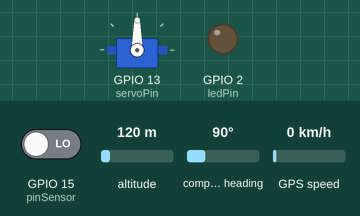
This sketch was run on a simulated ESP32. Shown: servo, output pins drawn as LEDs (lit = HIGH). Inputs (shaded band) come from the test bench; at power-on: GPIO 15 (pinSensor) LOW, altitude 120 m, compass heading 90°, GPS speed 0 km/h. WiFi joins after 1.5 s; servers stay silent unless stated; EEPROM starts erased; the GPS gets a fix after 3 s at 37.7749, -122.4194 with 8 satellites; the Firebase database answers and starts empty; what the sketch prints to the serial monitor is not drawn.

Above: at 20.5 s.
20.6 s: GPIO 15 (pinSensor) driven HIGH
At 22.0 s:
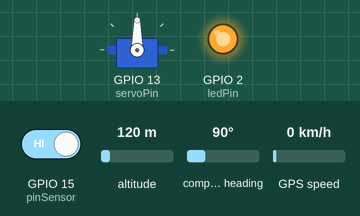
At 23.4 s:
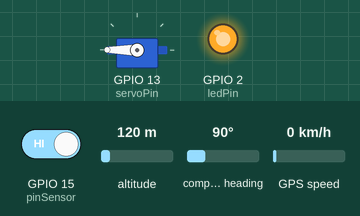
27.7 s: GPIO 15 (pinSensor) driven LOW
At 30.3 s:
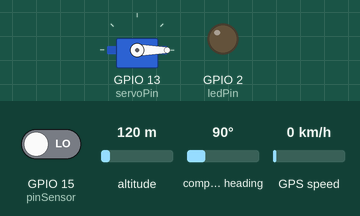
Timing chart, 0 to 31.8 s (numbered marks = the images above; inputs shaded):
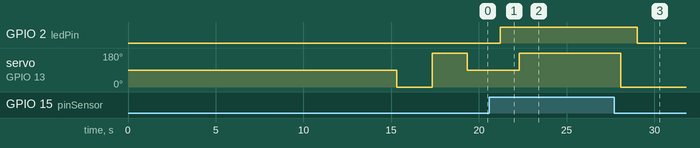

Measured:
- after the input at 20.6 s, GPIO 2 (ledPin): LOW → HIGH after 0.61 s; servo on GPIO 13 (servoPin): 90° → 180° after 1.7 s
- after the input at 27.7 s, GPIO 2 (ledPin): HIGH → LOW after 1.3 s; servo on GPIO 13 (servoPin): goes on until 28.1 s, then stays 0°

The sketch:

seguridadAntiRobo.ino
```cpp
// ============================================================================
// BIBLIOTECAS REQUERIDAS
// ============================================================================
#include <WiFi.h>                    // Conexión WiFi
#include <Firebase_ESP_Client.h>      // Cliente Firebase para ESP32
#include <HardwareSerial.h>           // Comunicación serie adicional
#include <TinyGPSPlus.h>              // Decodificación de datos GPS
#include <Preferences.h>              // Almacenamiento persistente en memoria
#include <ESP32Servo.h>               // Control de servomotor

// ============================================================================
// OBJETOS GLOBALES
// ============================================================================
HardwareSerial gpsSerial(1);          // Puerto serie para GPS (UART1)
TinyGPSPlus gps;                      // Objeto para procesar datos GPS
Preferences preferences;               // Objeto para almacenamiento local
Servo servo;                          // Objeto para control del servomotor


// ============================================================================
// CONFIGURACIÓN DE FIREBASE
// ============================================================================
#define API_KEY "AIzaSyA1bqkhq6z446SbqKJRgqE4j-xOy5vyKGo"
#define DATABASE_URL "https://seguridadantirobovehiculo-default-rtdb.firebaseio.com"

// Credenciales de usuario registrado en Firebase Authentication
#define USER_EMAIL "javier.ordonez.barra@gmail.com"
#define USER_PASSWORD "1256347xd"

// Objetos de Firebase para comunicación con la base de datos
FirebaseData fbdo;        // Objeto para operaciones de datos
FirebaseAuth auth;         // Objeto para autenticación
FirebaseConfig config;     // Objeto para configuración

// ============================================================================
// CONFIGURACIÓN DE PINES
// ============================================================================
const int pinSensor = 15;  // Pin del sensor de vibración
const int ledPin = 2;      // Pin del LED indicador
const int servoPin = 13;   // Pin de control del servomotor

// ============================================================================
// VARIABLES DE CONTROL DEL SISTEMA
// ============================================================================
bool estaActivado = false;           // Estado del sistema de bloqueo
unsigned long tiempoActivado = 0;    // Timestamp de activación del bloqueo

// ============================================================================
// CONFIGURACIÓN DE RED TEMPORAL
// ============================================================================
// Red WiFi temporal para acceso inicial a Firebase
// Esta red permite obtener las credenciales reales desde la base de datos
const char* TEMP_WIFI_SSID = "Javier";     // 🔁 Reemplaza por tu red WiFi
const char* TEMP_WIFI_PASS = "1234javi";   // 🔁 Reemplaza por tu contraseña

void setup() {
  // ============================================================================
  // INICIALIZACIÓN DE HARDWARE
  // ============================================================================
  Serial.begin(115200);                    // Inicializar comunicación serie
  Serial.println("🚗 Sistema de Seguridad Anti-Robo Vehicular");
  Serial.println("=============================================");

  // Configuración del servomotor
  servo.setPeriodHertz(50);                // Frecuencia típica de servos (50Hz)
  servo.attach(servoPin);                  // Conectar servo al pin 13

  // Configuración de pines
  pinMode(pinSensor, INPUT);               // Sensor de vibración como entrada
  pinMode(ledPin, OUTPUT);                 // LED indicador como salida

  // Configuración del GPS
  gpsSerial.begin(9600, SERIAL_8N1, 16, 17); // GPS en pines 16(RX), 17(TX)
  delay(1000);                             // Tiempo de estabilización

  // ============================================================================
  // FASE 1: CONEXIÓN A RED TEMPORAL
  // ============================================================================
  Serial.println("🔌 Conectando a red temporal...");
  WiFi.begin(TEMP_WIFI_SSID, TEMP_WIFI_PASS);

  // Intentar conexión con timeout de 10 segundos
  unsigned long start = millis();
  while (WiFi.status() != WL_CONNECTED && millis() - start < 10000) {
    Serial.print(".");
    delay(300);
  }

  if (WiFi.status() != WL_CONNECTED) {
    Serial.println("\n❌ No se pudo conectar a red temporal.");
    return;
  }
  Serial.println("\n✅ Conectado a red temporal.");

  // ============================================================================
  // FASE 2: INICIALIZACIÓN DE FIREBASE
  // ============================================================================
  Serial.println("🔥 Configurando Firebase...");
  config.api_key = API_KEY;
  config.database_url = DATABASE_URL;
  auth.user.email = USER_EMAIL;
  auth.user.password = USER_PASSWORD;
  Firebase.begin(&config, &auth);
  Firebase.reconnectWiFi(true);

  Serial.println("⏳ Esperando autenticación de Firebase...");
  while (!Firebase.ready()) {
    delay(100);
  }
  Serial.println("✅ Firebase autenticado correctamente.");

  // ============================================================================
  // FASE 3: OBTENCIÓN DE CREDENCIALES WIFI REALES
  // ============================================================================
  String ssid, password;
  if (obtenerCredencialesWiFi(ssid, password)) {
    Serial.println("🔐 Credenciales WiFi obtenidas desde Firebase:");
    Serial.println("SSID: " + ssid);

    // Guardar credenciales en memoria persistente
    preferences.begin("wifi", false);
    preferences.putString("ssid", ssid);
    preferences.putString("pass", password);
    preferences.end();

    // ============================================================================
    // FASE 4: RECONEXIÓN A RED CONFIGURADA
    // ============================================================================
    Serial.println("🔄 Cambiando a red configurada...");
    WiFi.disconnect(true);
    delay(1000);
    WiFi.begin(ssid.c_str(), password.c_str());

    // Intentar conexión con timeout de 10 segundos
    unsigned long attempt = millis();
    while (WiFi.status() != WL_CONNECTED && millis() - attempt < 10000) {
      Serial.print("*");
      delay(300);
    }

    if (WiFi.status() == WL_CONNECTED) {
      Serial.println("\n✅ Conectado a red configurada desde la aplicación.");

      // ============================================================================
      // FASE 5: RENOVACIÓN DE TOKEN FIREBASE
      // ============================================================================
      Serial.println("🔄 Renovando token de Firebase...");
      auth.token.uid.clear();              // Limpiar UID anterior
      Firebase.begin(&config, &auth);
      Firebase.reconnectWiFi(true);

      // Esperar regeneración del token con timeout de 10 segundos
      Serial.println("⏳ Esperando nuevo token...");
      unsigned long tokenStart = millis();
      while ((auth.token.uid == "") && (millis() - tokenStart < 10000)) {
        Firebase.refreshToken(&config);
        delay(200);
      }

      if (auth.token.uid != "") {
        Serial.println("✅ Token renovado correctamente.");
      } else {
        Serial.println("❌ No se pudo obtener nuevo token.");
      }

    } else {
      Serial.println("\n❌ No se pudo conectar a la red configurada.");
    }

  } else {
    Serial.println("❌ No se pudieron obtener credenciales desde Firebase.");
  }

  // ============================================================================
  // PRUEBA DE FUNCIONAMIENTO DEL SERVOMOTOR
  // ============================================================================
  Serial.println("🔧 Probando servomotor...");
  Serial.println("🟢 Giro a 0° (posición inicial)");
  servo.write(0);
  delay(2000);

  Serial.println("🟡 Giro a 180° (posición de bloqueo)");
  servo.write(180);
  delay(2000);

  Serial.println("🔵 Giro a 90° (posición neutral)");
  servo.write(90);

  Serial.println("✅ Sistema inicializado correctamente.");
  Serial.println("=============================================");
}


void loop() {
  // ============================================================================
  // LECTURA DE SENSORES
  // ============================================================================
  int estado = digitalRead(pinSensor);     // Leer estado del sensor de vibración
  bool vibracion = vibracionDetectada(estado); // Procesar señal de vibración

  // ============================================================================
  // PROCESAMIENTO DE DATOS GPS
  // ============================================================================
  // Leer datos del GPS si están disponibles
  while (gpsSerial.available() > 0) {
    char c = gpsSerial.read();
    gps.encode(c);                         // Decodificar datos GPS
  }

  // Si hay nuevos datos de ubicación GPS, procesarlos y enviar a Firebase
  if (gps.location.isUpdated()) {
    // Extraer datos de ubicación y movimiento
    double latitude = gps.location.lat();   // Latitud
    double longitude = gps.location.lng();  // Longitud
    double altitude = gps.altitude.meters(); // Altitud en metros
    double speed = gps.speed.kmph();        // Velocidad en km/h

    // Extraer datos de fecha y hora UTC
    int year = gps.date.year();
    int month = gps.date.month();
    int day = gps.date.day();
    int hour = gps.time.hour();
    int minute = gps.time.minute();
    int second = gps.time.second();

    // Ruta en Firebase para datos GPS del usuario actual
    String gpsPath = "/UsersData/" + String(auth.token.uid.c_str()) + "/gps";

    // Enviar datos GPS a Firebase
    Firebase.RTDB.setDouble(&fbdo, gpsPath + "/latitud", latitude);
    Firebase.RTDB.setDouble(&fbdo, gpsPath + "/longitud", longitude);
    Firebase.RTDB.setDouble(&fbdo, gpsPath + "/altitud", altitude);
    Firebase.RTDB.setDouble(&fbdo, gpsPath + "/velocidad", speed);

    // Formatear fecha y hora UTC como string
    char fechaHoraUTC[25];
    sprintf(fechaHoraUTC, "%04d-%02d-%02d %02d:%02d:%02d", year, month, day, hour, minute, second);

    Firebase.RTDB.setString(&fbdo, gpsPath + "/fechaHoraUTC", fechaHoraUTC);

    // Mostrar datos GPS en consola
    Serial.println("---- Datos GPS ----");
    Serial.print("Latitud: "); Serial.println(latitude, 6);
    Serial.print("Longitud: "); Serial.println(longitude, 6);
    Serial.print("Altitud: "); Serial.print(altitude); Serial.println(" m");
    Serial.print("Velocidad: "); Serial.print(speed); Serial.println(" km/h");
    Serial.print("Fecha UTC: "); Serial.println(fechaHoraUTC);
    Serial.println("-------------------");
  }


  // ============================================================================
  // ENVÍO DE DATOS DE SENSOR A FIREBASE
  // ============================================================================
  if (Firebase.ready()) {
    // Ruta segura asociada al UID del usuario autenticado
    String path = "/UsersData/" + String(auth.token.uid.c_str()) + "/sensor";

    // Enviar estado de vibración a Firebase
    if (Firebase.RTDB.setBool(&fbdo, path + "/vibracion", vibracion)) {
      Serial.println("✅ Estado de vibración enviado a Firebase.");
    } else {
      Serial.print("❌ Error al enviar vibración: ");
      Serial.println(fbdo.errorReason());
    }

    // Enviar timestamp de última detección
    if (Firebase.RTDB.setTimestamp(&fbdo, path + "/ultimaVez")) {
      Serial.println("✅ Timestamp de detección enviado.");
    } else {
      Serial.print("❌ Error al enviar timestamp: ");
      Serial.println(fbdo.errorReason());
    }
  }

  // Mostrar estado de vibración en consola
  Serial.println(vibracion ? "🔴 VIBRACIÓN DETECTADA" : "🟢 Sin vibración");


  // ============================================================================
  // SISTEMA DE BLOQUEO DE FRENOS CON SERVOMOTOR
  // ============================================================================

  // ACTIVACIÓN DEL BLOQUEO: Si detecta vibración y el sistema no está activado
  if (vibracion && !estaActivado) {
    servo.write(180);                      // Gira servo a posición de bloqueo (180°)
    estaActivado = true;                   // Marca sistema como activado
    tiempoActivado = millis();             // Registra momento de activación
    Serial.println("🔧 Servomotor activado: posición de bloqueo (180°)");

    // Enviar mensaje de alerta a Firebase
    String path = "/UsersData/" + String(auth.token.uid.c_str()) + "/sensor";
    if (Firebase.RTDB.setString(&fbdo, path + "/estadoBloqueo", "🔴 Alerta: bloqueo de frenos activado por intento de intrusión")) {
      Serial.println("✅ Mensaje de alerta enviado a Firebase");
    } else {
      Serial.print("❌ Error al enviar estado de bloqueo: ");
      Serial.println(fbdo.errorReason());
    }
  }

  // DESACTIVACIÓN DEL BLOQUEO: Después de 5 segundos de activación
  if (estaActivado && millis() - tiempoActivado >= 5000) {
    servo.write(0);                        // Vuelve servo a posición inicial (0°)
    estaActivado = false;                  // Marca sistema como desactivado
    Serial.println("🔁 Servomotor desactivado: posición inicial (0°)");

    // Restaurar mensaje de sistema libre en Firebase
    String path = "/UsersData/" + String(auth.token.uid.c_str()) + "/sensor";
    if (Firebase.RTDB.setString(&fbdo, path + "/estadoBloqueo", "🟢 Sistema libre: sin bloqueo de frenos activo")) {
      Serial.println("✅ Mensaje de sistema libre enviado a Firebase");
    } else {
      Serial.print("❌ Error al restaurar estado de bloqueo: ");
      Serial.println(fbdo.errorReason());
    }
  }

  // ============================================================================
  // INFORMACIÓN DE DEPURACIÓN
  // ============================================================================
  Serial.print("Estado del sistema: ");
  Serial.println(estaActivado ? "🔒 BLOQUEADO" : "🔓 LIBRE");

  // Pausa entre ciclos de lectura
  delay(800);
}

// ============================================================================
// FUNCIÓN: DETECCIÓN DE VIBRACIÓN
// ============================================================================
bool vibracionDetectada(int estado) {
  if (estado == 1) {
    digitalWrite(ledPin, HIGH);    // Encender LED indicador
    return true;                   // Vibración detectada
  } else {
    digitalWrite(ledPin, LOW);     // Apagar LED indicador
    return false;                  // Sin vibración
  }
}

// ============================================================================
// FUNCIÓN: OBTENCIÓN DE CREDENCIALES WIFI DESDE FIREBASE
// ============================================================================
bool obtenerCredencialesWiFi(String &ssid, String &password){
  // Ruta en Firebase para credenciales WiFi del usuario actual
  String path = "/UsersData/" + String(auth.token.uid.c_str()) + "/wifi";

  // Leer SSID desde Firebase
  if(!Firebase.RTDB.getString(&fbdo, path + "/ssid")){
    Serial.print("❌ Error obteniendo SSID desde Firebase: ");
    Serial.println(fbdo.errorReason());
    return false;
  }
  ssid = fbdo.stringData();

  // Leer contraseña desde Firebase
  if(!Firebase.RTDB.getString(&fbdo, path + "/password")){
    Serial.print("❌ Error obteniendo contraseña desde Firebase: ");
    Serial.println(fbdo.errorReason());
    return false;
  }
  password = fbdo.stringData();

  return true;  // Credenciales obtenidas exitosamente
}
```
